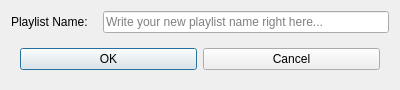
<?xml version="1.0" encoding="UTF-8"?>
<ui version="4.0">
 <class>AddPlaylist</class>
 <widget class="QDialog" name="AddPlaylist">
  <property name="geometry">
   <rect>
    <x>0</x>
    <y>0</y>
    <width>400</width>
    <height>88</height>
   </rect>
  </property>
  <property name="windowTitle">
   <string>Add Playlist</string>
  </property>
  <layout class="QGridLayout" name="gridLayout">
   <item row="0" column="0">
    <widget class="QLabel" name="label">
     <property name="text">
      <string>Playlist Name: </string>
     </property>
    </widget>
   </item>
   <item row="0" column="2">
    <widget class="QLineEdit" name="playlist_name">
     <property name="placeholderText">
      <string>Write your new playlist name right here...</string>
     </property>
    </widget>
   </item>
   <item row="1" column="0" colspan="3">
    <widget class="QWidget" name="widget" native="true">
     <layout class="QHBoxLayout" name="horizontalLayout">
      <item>
       <widget class="QPushButton" name="ok_button">
        <property name="text">
         <string>OK</string>
        </property>
       </widget>
      </item>
      <item>
       <widget class="QPushButton" name="cancel_button">
        <property name="text">
         <string>Cancel</string>
        </property>
       </widget>
      </item>
     </layout>
    </widget>
   </item>
  </layout>
 </widget>
 <resources/>
 <connections/>
</ui>
